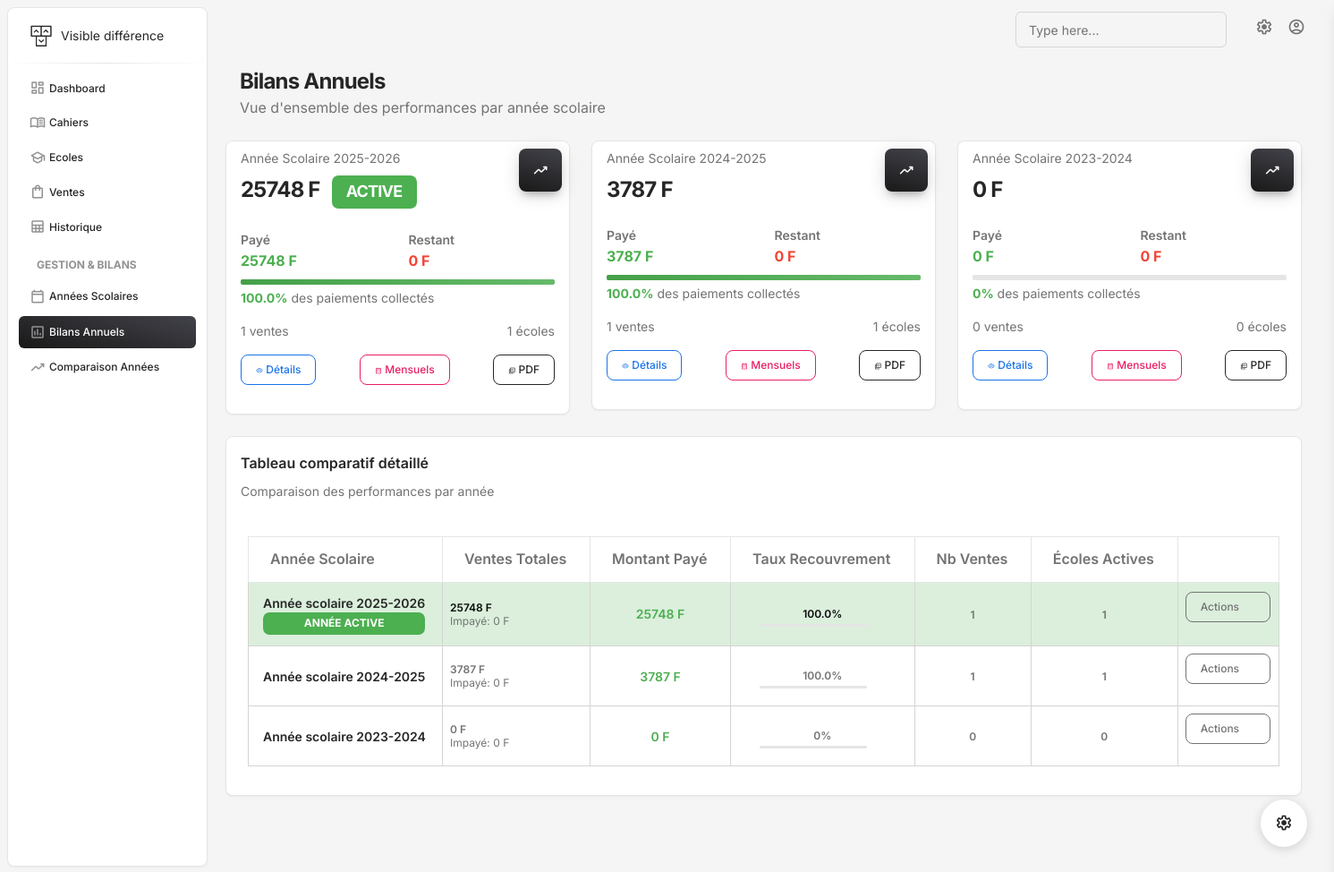
Before: /bilans-annuels/ with the older database file.
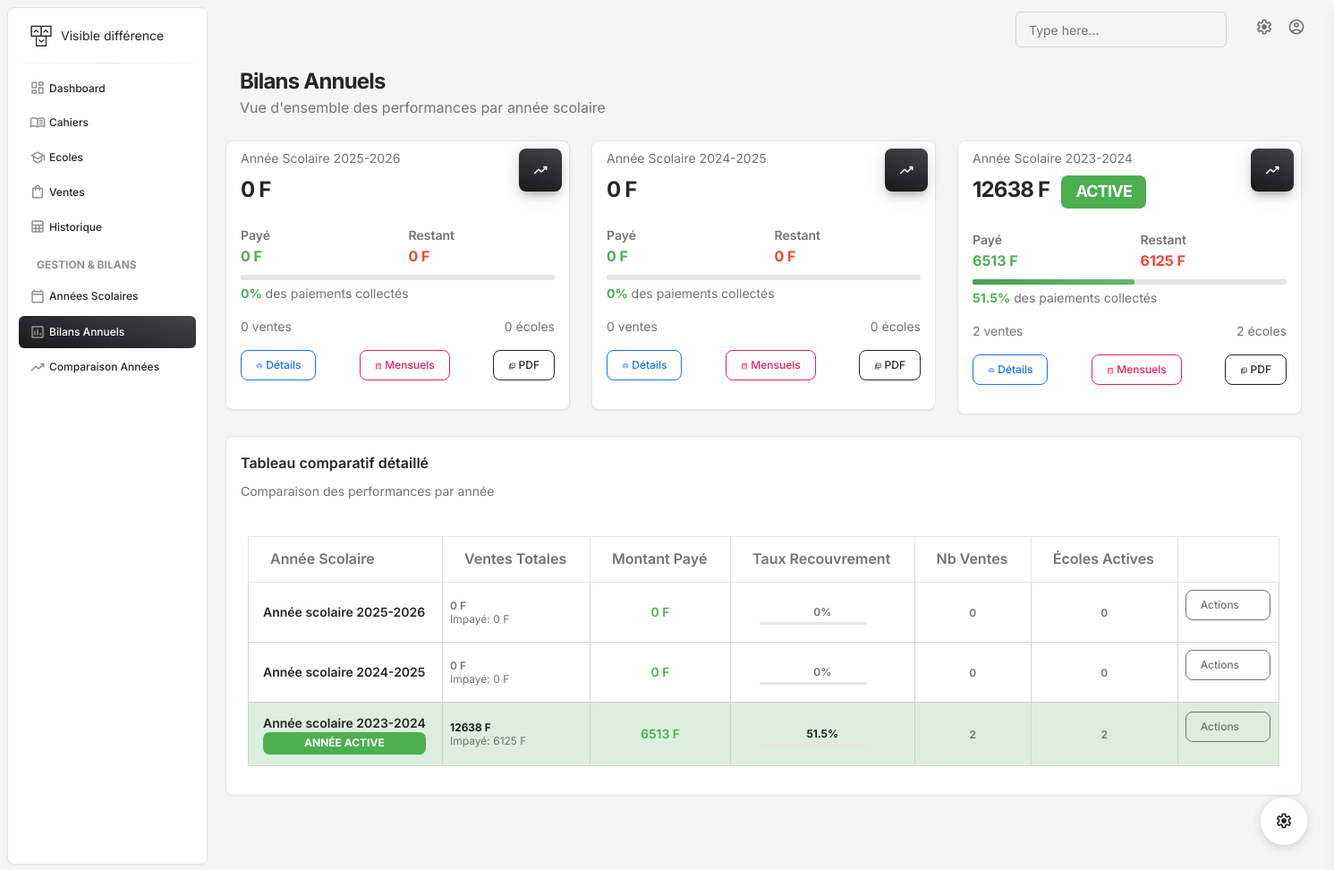
After: the same page with the newer database file.
### gestion/models.py (models this page shows, shortened)
class AnneeScolaire(models.Model):
    id = models.UUIDField(primary_key=True, default=uuid.uuid4, editable=False)
    annee_debut = models.IntegerField()
    annee_fin = models.IntegerField()
    date_debut = models.DateField()
    date_fin = models.DateField()
    est_active = models.BooleanField(default=False)
    created_at = models.DateTimeField(auto_now_add=True)
    class Meta:
        ordering = ['-annee_debut']
        unique_together = ['annee_debut', 'annee_fin']
    @property
    def libelle(self):
        return f"Année scolaire {self.annee_debut}-{self.annee_fin}"

class BilanAnneeScolaire(models.Model):
    id = models.UUIDField(primary_key=True, default=uuid.uuid4, editable=False)
    annee_scolaire = models.OneToOneField(AnneeScolaire, on_delete=models.CASCADE, related_name='bilan')
    nombre_ventes_total = models.IntegerField(default=0)
    montant_total_ventes = models.DecimalField(max_digits=15, decimal_places=2, default=0)
    montant_total_paye = models.DecimalField(max_digits=15, decimal_places=2, default=0)
    montant_total_impaye = models.DecimalField(max_digits=15, decimal_places=2, default=0)
    ventes_par_cahier = models.JSONField(default=dict)
    nombre_ecoles_actives = models.IntegerField(default=0)
    date_generation = models.DateTimeField(auto_now=True)
    @classmethod
    def generer_bilan(cls, annee_scolaire):
        bilan, created = cls.objects.get_or_create(annee_scolaire=annee_scolaire)
        ventes = Vente.objects.filter(annee_scolaire=annee_scolaire)
        bilan.nombre_ventes_total = ventes.count()
        bilan.montant_total_ventes = sum(v.montant_total for v in ventes)
        bilan.montant_total_paye = sum(v.montant_paye for v in ventes)
        bilan.montant_total_impaye = bilan.montant_total_ventes - bilan.montant_total_paye
        bilan.nombre_ecoles_actives = ventes.values('ecole').distinct().count()
        ventes_par_cahier = {}
        cahiers = Cahiers.objects.all()
        for cahier in cahiers:
            lignes_cahier = LigneVente.objects.filter(
                vente__annee_scolaire=annee_scolaire,
                cahier=cahier
            )
            quantite_vendue = sum(ligne.quantite for ligne in lignes_cahier)
            ca_genere = sum(ligne.montant for ligne in lignes_cahier)
            ventes_par_cahier[str(cahier.id)] = {
                'titre': cahier.titre,
                'prix_unitaire': float(cahier.prix),
                'quantite_vendue': quantite_vendue,
                'ca_genere': float(ca_genere),
                'stock_actuel': cahier.quantite_stock
            }
        bilan.ventes_par_cahier = ventes_par_cahier
        bilan.save()
        return bilan

### gestion/views.py (the view)
# urls.py: path('bilans-annuels/', bilans_annuels, name='bilans_annuels'),
def bilans_annuels(request):
    annees = AnneeScolaire.objects.all()
    bilans = []
    for annee in annees:
        bilan = BilanAnneeScolaire.generer_bilan(annee)
        bilans.append({
            'annee': annee,
            'bilan': bilan,
            'pourcentage_paye': round((float(bilan.montant_total_paye) / float(bilan.montant_total_ventes) * 100) if bilan.montant_total_ventes > 0 else 0, 1)
        })
    context = {
        'bilans': bilans,
    }
    return render(request, 'bilans_annuels.html', context)

### gestion/models.py (called while the page is built)
    @property
    def montant_total(self):
        return self.lignes.aggregate(total=Sum('montant'))['total'] or Decimal('0')

    @property
    def montant_paye(self):
        return self.paiements.aggregate(total=Sum('montant'))['total'] or Decimal('0')

### gestion/templates/bilans_annuels.html (shortened to what the changed rows need)
{% extends "base.html" %}
{% block content %}
{% load static %}
<div class="container-fluid py-2">
  <div class="row">
    <div class="row mb-4">
      {% for bilan_data in bilans %}
      <div class="col-xl-4 col-sm-6 mb-xl-0 mb-4">
        <div class="card">
          <div class="card-header p-2 ps-3">
            <div class="d-flex justify-content-between">
              <div>
                <p class="text-sm mb-2 text-capitalize">{{ bilan_data.annee.libelle }}</p>
                <h4 class="font-weight-bolder mb-0">
                  {{ bilan_data.bilan.montant_total_ventes|floatformat:0 }} F
                  {% if bilan_data.annee.est_active %}
                    <span class="badge bg-success ms-2">ACTIVE</span>
                  {% endif %}
                </h4>
              </div>
              <div class="icon icon-md icon-shape bg-gradient-dark shadow-dark text-center border-radius-lg">
                <i class="material-symbols-rounded opacity-10">trending_up</i>
              </div>
            </div>
          </div>
          <div class="card-body p-3">
            <div class="row">
              <div class="col-6">
                <div class="numbers">
                  <p class="text-sm mb-0 text-capitalize font-weight-bold">Payé</p>
                  <h6 class="font-weight-bolder mb-0 text-success">
                    {{ bilan_data.bilan.montant_total_paye|floatformat:0 }} F
                  </h6>
                </div>
              </div>
              <div class="col-6">
                <div class="numbers">
                  <p class="text-sm mb-0 text-capitalize font-weight-bold">Restant</p>
                  <h6 class="font-weight-bolder mb-0 text-danger">
                    {{ bilan_data.bilan.montant_total_impaye|floatformat:0 }} F
                  </h6>
                </div>
              </div>
            </div>
            <div class="progress mt-2">
              <div class="progress-bar bg-gradient-success"
                   role="progressbar"
                   style="width: {{ bilan_data.pourcentage_paye }}%"
                   aria-valuenow="{{ bilan_data.pourcentage_paye }}"
                   aria-valuemin="0"
                   aria-valuemax="100">
              </div>
            </div>
            <p class="text-sm mb-0 mt-1">
              <span class="text-success font-weight-bolder">{{ bilan_data.pourcentage_paye }}%</span>
              des paiements collectés
            </p>
            <div class="mt-3">
              <div class="d-flex justify-content-between text-sm">
                <span>{{ bilan_data.bilan.nombre_ventes_total }} ventes</span>
                <span>{{ bilan_data.bilan.nombre_ecoles_actives }} écoles</span>
              </div>
            </div>
            <div class="d-flex justify-content-between mt-3">
              <a href="{% url 'detail_bilan_annuel' bilan_data.annee.id %}"
                 class="btn btn-sm btn-outline-info">
                <i class="material-symbols-rounded">visibility</i>
                Détails
              </a>
              <a href="{% url 'bilans_mensuels' bilan_data.annee.id %}"
                 class="btn btn-sm btn-outline-primary">
                <i class="material-symbols-rounded">calendar_month</i>
                Mensuels
              </a>
              <a href="{% url 'generer_rapport_annuel_pdf' bilan_data.annee.id %}"
                 class="btn btn-sm btn-outline-dark" target="_blank">
                <i class="material-symbols-rounded">picture_as_pdf</i>
                PDF
              </a>
            </div>
          </div>
        </div>
      </div>
      {% endfor %}
    </div>
    {% if bilans %}
    <div class="row">
      <div class="col-12">
        <div class="card">
          <div class="card-body px-0 pb-2">
            <div class="m-4">
              <table class="table table-bordered align-items-center mb-0">
                <thead>
                  <tr>
                    <th>
                      Année Scolaire
                    </th>
                    <th>
                      Ventes Totales
                    </th>
                    <th>
                      Montant Payé
                    </th>
                    <th>
                      Taux Recouvrement
                    </th>
                    <th>
                      Nb Ventes
                    </th>
                    <th>
                      Écoles Actives
                    </th>
                    <th class="text-secondary opacity-7"></th>
                  </tr>
                </thead>
                <tbody>
                  {% for bilan_data in bilans %}
                  <tr {% if bilan_data.annee.est_active %}class="table-success"{% endif %}>
                    <td class="border">
                      <div class="d-flex px-2 py-1">
                        <div class="d-flex flex-column justify-content-center">
                          <h6 class="mb-0 text-sm">{{ bilan_data.annee.libelle }}</h6>
                          {% if bilan_data.annee.est_active %}
                            <span class="badge bg-success">Année active</span>
                          {% endif %}
                        </div>
                      </div>
                    </td>
                    <td class="border">
                      <p class="text-xs font-weight-bold mb-0">{{ bilan_data.bilan.montant_total_ventes|floatformat:0 }} F</p>
                      <p class="text-xs text-secondary mb-0">
                        Impayé: {{ bilan_data.bilan.montant_total_impaye|floatformat:0 }} F
                      </p>
                    </td>
                    <td class="align-middle text-center text-sm border">
                      <span class="text-success font-weight-bold">
                        {{ bilan_data.bilan.montant_total_paye|floatformat:0 }} F
                      </span>
                    </td>
                    <td class="align-middle text-center border">
                      <div class="progress-wrapper w-75 mx-auto">
                        <div class="progress-info">
                          <div class="progress-percentage">
                            <span class="text-xs font-weight-bold">{{ bilan_data.pourcentage_paye }}%</span>
                          </div>
                        </div>
                        <div class="progress">
                        </div>
                      </div>
                    </td>
                    <td class="align-middle text-center border">
                      <span class="text-secondary text-xs font-weight-bold">
                        {{ bilan_data.bilan.nombre_ventes_total }}
                      </span>
                    </td>
                    <td class="align-middle text-center border">
                      <span class="text-secondary text-xs font-weight-bold">
                        {{ bilan_data.bilan.nombre_ecoles_actives }}
                      </span>
                    </td>
                    <td class="align-middle border">
                      <div class="dropdown">
                        <button class="btn btn-sm btn-outline-secondary dropdown-toggle"
                                type="button" data-bs-toggle="dropdown">
                          Actions
                        </button>
                      </div>
                    </td>
                  </tr>
                  {% endfor %}
                </tbody>
              </table>
            </div>
          </div>
        </div>
      </div>
    </div>
    {% endif %}
  </div>
</div>
{% endblock %}

Changed rows visible on the page:
changed AnneeScolaire "Année Scolaire 2025-2026": bilan.montant_total_ventes "25748" → "0"; bilan.montant_total_paye "25748" → "0"; pourcentage_paye "100.0" → "0"; bilan.nombre_ventes_total "1" → "0"; bilan.nombre_ecoles_actives "1" → "0"; no longer shows "ACTIVE ANNÉE ACTIVE"
computed for AnneeScolaire "Année Scolaire 2024-2025": bilan.montant_total_ventes "3787" → "0"; bilan.montant_total_paye "3787" → "0"; pourcentage_paye "100.0" → "0"; bilan.nombre_ventes_total "1" → "0"; bilan.nombre_ecoles_actives "1" → "0"
changed AnneeScolaire "Année Scolaire 2023-2024": bilan.montant_total_ventes "0" → "12638"; bilan.montant_total_paye "0" → "6513"; bilan.montant_total_impaye "0" → "6125"; pourcentage_paye "0" → "51.5"; bilan.nombre_ventes_total "0" → "2"; bilan.nombre_ecoles_actives "0" → "2"; now shows "ACTIVE ANNÉE ACTIVE"
